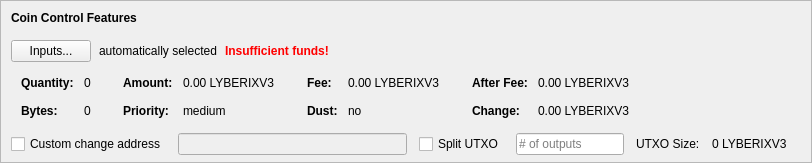
    <widget class="QFrame" name="frameCoinControl">
     <property name="sizePolicy">
      <sizepolicy hsizetype="Expanding" vsizetype="Expanding">
       <horstretch>0</horstretch>
       <verstretch>0</verstretch>
      </sizepolicy>
     </property>
     <property name="maximumSize">
      <size>
       <width>16777215</width>
       <height>16777215</height>
      </size>
     </property>
     <property name="frameShape">
      <enum>QFrame::StyledPanel</enum>
     </property>
     <property name="frameShadow">
      <enum>QFrame::Sunken</enum>
     </property>
     <layout class="QVBoxLayout" name="verticalLayoutCoinControl2">
      <property name="spacing">
       <number>0</number>
      </property>
      <property name="leftMargin">
       <number>0</number>
      </property>
      <property name="topMargin">
       <number>0</number>
      </property>
      <property name="rightMargin">
       <number>0</number>
      </property>
      <property name="bottomMargin">
       <number>6</number>
      </property>
      <item>
       <layout class="QVBoxLayout" name="verticalLayoutCoinControl" stretch="0,0,0,0,1">
        <property name="spacing">
         <number>0</number>
        </property>
        <property name="leftMargin">
         <number>10</number>
        </property>
        <property name="topMargin">
         <number>10</number>
        </property>
        <item>
         <layout class="QHBoxLayout" name="horizontalLayoutCoinControl1">
          <property name="bottomMargin">
           <number>15</number>
          </property>
          <item>
           <widget class="QLabel" name="labelCoinControlFeatures">
            <property name="sizePolicy">
             <sizepolicy hsizetype="Preferred" vsizetype="Maximum">
              <horstretch>0</horstretch>
              <verstretch>0</verstretch>
             </sizepolicy>
            </property>
            <property name="font">
             <font>
              <weight>75</weight>
              <bold>true</bold>
             </font>
            </property>
            <property name="styleSheet">
             <string notr="true">font-weight:bold;</string>
            </property>
            <property name="text">
             <string>Coin Control Features</string>
            </property>
           </widget>
          </item>
         </layout>
        </item>
        <item>
         <layout class="QHBoxLayout" name="horizontalLayoutCoinControl2" stretch="0,0,0,0">
          <property name="spacing">
           <number>8</number>
          </property>
          <property name="bottomMargin">
           <number>10</number>
          </property>
          <item>
           <widget class="QPushButton" name="pushButtonCoinControl">
            <property name="styleSheet">
             <string notr="true"/>
            </property>
            <property name="text">
             <string>Inputs...</string>
            </property>
            <property name="autoDefault">
             <bool>false</bool>
            </property>
           </widget>
          </item>
          <item>
           <widget class="QLabel" name="labelCoinControlAutomaticallySelected">
            <property name="text">
             <string>automatically selected</string>
            </property>
            <property name="margin">
             <number>5</number>
            </property>
           </widget>
          </item>
          <item>
           <widget class="QLabel" name="labelCoinControlInsuffFunds">
            <property name="font">
             <font>
              <weight>75</weight>
              <bold>true</bold>
             </font>
            </property>
            <property name="styleSheet">
             <string notr="true">color:red;font-weight:bold;</string>
            </property>
            <property name="text">
             <string>Insufficient funds!</string>
            </property>
            <property name="margin">
             <number>5</number>
            </property>
           </widget>
          </item>
          <item>
           <spacer name="horizontalSpacerCoinControl">
            <property name="orientation">
             <enum>Qt::Horizontal</enum>
            </property>
            <property name="sizeHint" stdset="0">
             <size>
              <width>40</width>
              <height>1</height>
             </size>
            </property>
           </spacer>
          </item>
         </layout>
        </item>
        <item>
         <widget class="QWidget" name="widgetCoinControl" native="true">
          <property name="sizePolicy">
           <sizepolicy hsizetype="Preferred" vsizetype="Preferred">
            <horstretch>0</horstretch>
            <verstretch>0</verstretch>
           </sizepolicy>
          </property>
          <property name="minimumSize">
           <size>
            <width>0</width>
            <height>0</height>
           </size>
          </property>
          <property name="styleSheet">
           <string notr="true"/>
          </property>
          <layout class="QHBoxLayout" name="horizontalLayoutCoinControl5">
           <property name="leftMargin">
            <number>0</number>
           </property>
           <property name="topMargin">
            <number>0</number>
           </property>
           <property name="rightMargin">
            <number>0</number>
           </property>
           <property name="bottomMargin">
            <number>0</number>
           </property>
           <item>
            <layout class="QHBoxLayout" name="horizontalLayoutCoinControl3" stretch="0,0,0,1">
             <property name="spacing">
              <number>20</number>
             </property>
             <property name="topMargin">
              <number>0</number>
             </property>
             <property name="bottomMargin">
              <number>10</number>
             </property>
             <item>
              <layout class="QFormLayout" name="formLayoutCoinControl1">
               <property name="horizontalSpacing">
                <number>10</number>
               </property>
               <property name="verticalSpacing">
                <number>14</number>
               </property>
               <property name="leftMargin">
                <number>10</number>
               </property>
               <property name="topMargin">
                <number>4</number>
               </property>
               <property name="rightMargin">
                <number>6</number>
               </property>
               <item row="0" column="0">
                <widget class="QLabel" name="labelCoinControlQuantityText">
                 <property name="font">
                  <font>
                   <weight>75</weight>
                   <bold>true</bold>
                  </font>
                 </property>
                 <property name="text">
                  <string>Quantity:</string>
                 </property>
                 <property name="margin">
                  <number>0</number>
                 </property>
                </widget>
               </item>
               <item row="0" column="1">
                <widget class="QLabel" name="labelCoinControlQuantity">
                 <property name="cursor">
                  <cursorShape>IBeamCursor</cursorShape>
                 </property>
                 <property name="contextMenuPolicy">
                  <enum>Qt::ActionsContextMenu</enum>
                 </property>
                 <property name="text">
                  <string notr="true">0</string>
                 </property>
                 <property name="margin">
                  <number>0</number>
                 </property>
                 <property name="textInteractionFlags">
                  <set>Qt::LinksAccessibleByMouse|Qt::TextSelectableByKeyboard|Qt::TextSelectableByMouse</set>
                 </property>
                </widget>
               </item>
               <item row="1" column="0">
                <widget class="QLabel" name="labelCoinControlBytesText">
                 <property name="font">
                  <font>
                   <weight>75</weight>
                   <bold>true</bold>
                  </font>
                 </property>
                 <property name="text">
                  <string>Bytes:</string>
                 </property>
                </widget>
               </item>
               <item row="1" column="1">
                <widget class="QLabel" name="labelCoinControlBytes">
                 <property name="cursor">
                  <cursorShape>IBeamCursor</cursorShape>
                 </property>
                 <property name="contextMenuPolicy">
                  <enum>Qt::ActionsContextMenu</enum>
                 </property>
                 <property name="text">
                  <string notr="true">0</string>
                 </property>
                 <property name="textInteractionFlags">
                  <set>Qt::LinksAccessibleByMouse|Qt::TextSelectableByKeyboard|Qt::TextSelectableByMouse</set>
                 </property>
                </widget>
               </item>
              </layout>
             </item>
             <item>
              <layout class="QFormLayout" name="formLayoutCoinControl2">
               <property name="horizontalSpacing">
                <number>10</number>
               </property>
               <property name="verticalSpacing">
                <number>14</number>
               </property>
               <property name="leftMargin">
                <number>6</number>
               </property>
               <property name="topMargin">
                <number>4</number>
               </property>
               <property name="rightMargin">
                <number>6</number>
               </property>
               <item row="0" column="0">
                <widget class="QLabel" name="labelCoinControlAmountText">
                 <property name="font">
                  <font>
                   <weight>75</weight>
                   <bold>true</bold>
                  </font>
                 </property>
                 <property name="text">
                  <string>Amount:</string>
                 </property>
                 <property name="margin">
                  <number>0</number>
                 </property>
                </widget>
               </item>
               <item row="0" column="1">
                <widget class="QLabel" name="labelCoinControlAmount">
                 <property name="cursor">
                  <cursorShape>IBeamCursor</cursorShape>
                 </property>
                 <property name="contextMenuPolicy">
                  <enum>Qt::ActionsContextMenu</enum>
                 </property>
                 <property name="text">
                  <string notr="true">0.00 LYBERIXV3</string>
                 </property>
                 <property name="textInteractionFlags">
                  <set>Qt::LinksAccessibleByMouse|Qt::TextSelectableByKeyboard|Qt::TextSelectableByMouse</set>
                 </property>
                </widget>
               </item>
               <item row="1" column="0">
                <widget class="QLabel" name="labelCoinControlPriorityText">
                 <property name="font">
                  <font>
                   <weight>75</weight>
                   <bold>true</bold>
                  </font>
                 </property>
                 <property name="text">
                  <string>Priority:</string>
                 </property>
                </widget>
               </item>
               <item row="1" column="1">
                <widget class="QLabel" name="labelCoinControlPriority">
                 <property name="cursor">
                  <cursorShape>IBeamCursor</cursorShape>
                 </property>
                 <property name="contextMenuPolicy">
                  <enum>Qt::ActionsContextMenu</enum>
                 </property>
                 <property name="text">
                  <string>medium</string>
                 </property>
                 <property name="textInteractionFlags">
                  <set>Qt::LinksAccessibleByMouse|Qt::TextSelectableByKeyboard|Qt::TextSelectableByMouse</set>
                 </property>
                </widget>
               </item>
              </layout>
             </item>
             <item>
              <layout class="QFormLayout" name="formLayoutCoinControl3">
               <property name="horizontalSpacing">
                <number>10</number>
               </property>
               <property name="verticalSpacing">
                <number>14</number>
               </property>
               <property name="leftMargin">
                <number>6</number>
               </property>
               <property name="topMargin">
                <number>4</number>
               </property>
               <property name="rightMargin">
                <number>6</number>
               </property>
               <item row="0" column="0">
                <widget class="QLabel" name="labelCoinControlFeeText">
                 <property name="font">
                  <font>
                   <weight>75</weight>
                   <bold>true</bold>
                  </font>
                 </property>
                 <property name="text">
                  <string>Fee:</string>
                 </property>
                 <property name="margin">
                  <number>0</number>
                 </property>
                </widget>
               </item>
               <item row="0" column="1">
                <widget class="QLabel" name="labelCoinControlFee">
                 <property name="cursor">
                  <cursorShape>IBeamCursor</cursorShape>
                 </property>
                 <property name="contextMenuPolicy">
                  <enum>Qt::ActionsContextMenu</enum>
                 </property>
                 <property name="text">
                  <string notr="true">0.00 LYBERIXV3</string>
                 </property>
                 <property name="textInteractionFlags">
                  <set>Qt::LinksAccessibleByMouse|Qt::TextSelectableByKeyboard|Qt::TextSelectableByMouse</set>
                 </property>
                </widget>
               </item>
               <item row="1" column="0">
                <widget class="QLabel" name="labelCoinControlLowOutputText">
                 <property name="font">
                  <font>
                   <weight>75</weight>
                   <bold>true</bold>
                  </font>
                 </property>
                 <property name="text">
                  <string>Dust:</string>
                 </property>
                </widget>
               </item>
               <item row="1" column="1">
                <widget class="QLabel" name="labelCoinControlLowOutput">
                 <property name="cursor">
                  <cursorShape>IBeamCursor</cursorShape>
                 </property>
                 <property name="contextMenuPolicy">
                  <enum>Qt::ActionsContextMenu</enum>
                 </property>
                 <property name="text">
                  <string>no</string>
                 </property>
                 <property name="textInteractionFlags">
                  <set>Qt::LinksAccessibleByMouse|Qt::TextSelectableByKeyboard|Qt::TextSelectableByMouse</set>
                 </property>
                </widget>
               </item>
              </layout>
             </item>
             <item>
              <layout class="QFormLayout" name="formLayoutCoinControl4">
               <property name="horizontalSpacing">
                <number>10</number>
               </property>
               <property name="verticalSpacing">
                <number>14</number>
               </property>
               <property name="leftMargin">
                <number>6</number>
               </property>
               <property name="topMargin">
                <number>4</number>
               </property>
               <property name="rightMargin">
                <number>6</number>
               </property>
               <item row="0" column="0">
                <widget class="QLabel" name="labelCoinControlAfterFeeText">
                 <property name="font">
                  <font>
                   <weight>75</weight>
                   <bold>true</bold>
                  </font>
                 </property>
                 <property name="text">
                  <string>After Fee:</string>
                 </property>
                 <property name="margin">
                  <number>0</number>
                 </property>
                </widget>
               </item>
               <item row="0" column="1">
                <widget class="QLabel" name="labelCoinControlAfterFee">
                 <property name="cursor">
                  <cursorShape>IBeamCursor</cursorShape>
                 </property>
                 <property name="contextMenuPolicy">
                  <enum>Qt::ActionsContextMenu</enum>
                 </property>
                 <property name="text">
                  <string notr="true">0.00 LYBERIXV3</string>
                 </property>
                 <property name="textInteractionFlags">
                  <set>Qt::LinksAccessibleByMouse|Qt::TextSelectableByKeyboard|Qt::TextSelectableByMouse</set>
                 </property>
                </widget>
               </item>
               <item row="1" column="0">
                <widget class="QLabel" name="labelCoinControlChangeText">
                 <property name="font">
                  <font>
                   <weight>75</weight>
                   <bold>true</bold>
                  </font>
                 </property>
                 <property name="text">
                  <string>Change:</string>
                 </property>
                </widget>
               </item>
               <item row="1" column="1">
                <widget class="QLabel" name="labelCoinControlChange">
                 <property name="cursor">
                  <cursorShape>IBeamCursor</cursorShape>
                 </property>
                 <property name="contextMenuPolicy">
                  <enum>Qt::ActionsContextMenu</enum>
                 </property>
                 <property name="text">
                  <string notr="true">0.00 LYBERIXV3</string>
                 </property>
                 <property name="textInteractionFlags">
                  <set>Qt::LinksAccessibleByMouse|Qt::TextSelectableByKeyboard|Qt::TextSelectableByMouse</set>
                 </property>
                </widget>
               </item>
              </layout>
             </item>
            </layout>
           </item>
          </layout>
         </widget>
        </item>
        <item>
         <layout class="QHBoxLayout" name="horizontalLayoutCoinControl4" stretch="0,0,0,0,0,0,0">
          <property name="spacing">
           <number>12</number>
          </property>
          <property name="sizeConstraint">
           <enum>QLayout::SetDefaultConstraint</enum>
          </property>
          <property name="topMargin">
           <number>5</number>
          </property>
          <property name="rightMargin">
           <number>5</number>
          </property>
          <item>
           <widget class="QCheckBox" name="checkBoxCoinControlChange">
            <property name="toolTip">
             <string>If this is activated, but the change address is empty or invalid, change will be sent to a newly generated address.</string>
            </property>
            <property name="text">
             <string>Custom change address</string>
            </property>
           </widget>
          </item>
          <item>
           <widget class="QValidatedLineEdit" name="lineEditCoinControlChange">
            <property name="enabled">
             <bool>false</bool>
            </property>
            <property name="sizePolicy">
             <sizepolicy hsizetype="Expanding" vsizetype="Fixed">
              <horstretch>0</horstretch>
              <verstretch>0</verstretch>
             </sizepolicy>
            </property>
           </widget>
          </item>
          <item>
           <widget class="QCheckBox" name="splitBlockCheckBox">
            <property name="text">
             <string>Split UTXO</string>
            </property>
           </widget>
          </item>
          <item>
           <widget class="QLineEdit" name="splitBlockLineEdit">
            <property name="sizePolicy">
             <sizepolicy hsizetype="Fixed" vsizetype="Fixed">
              <horstretch>50</horstretch>
              <verstretch>0</verstretch>
             </sizepolicy>
            </property>
            <property name="placeholderText">
             <string># of outputs</string>
            </property>
           </widget>
          </item>
          <item>
           <widget class="QLabel" name="labelBlockSizeText">
            <property name="text">
             <string>UTXO Size:</string>
            </property>
           </widget>
          </item>
          <item>
           <widget class="QLabel" name="labelBlockSize">
            <property name="text">
             <string>0 LYBERIXV3</string>
            </property>
           </widget>
          </item>
          <item>
           <widget class="QLabel" name="labelCoinControlChangeLabel">
            <property name="sizePolicy">
             <sizepolicy hsizetype="Preferred" vsizetype="Expanding">
              <horstretch>0</horstretch>
              <verstretch>0</verstretch>
             </sizepolicy>
            </property>
            <property name="minimumSize">
             <size>
              <width>0</width>
              <height>0</height>
             </size>
            </property>
            <property name="text">
             <string/>
            </property>
            <property name="margin">
             <number>3</number>
            </property>
           </widget>
          </item>
         </layout>
        </item>
        <item>
         <spacer name="verticalSpacerCoinControl">
          <property name="orientation">
           <enum>Qt::Vertical</enum>
          </property>
          <property name="sizeHint" stdset="0">
           <size>
            <width>800</width>
            <height>1</height>
           </size>
          </property>
         </spacer>
        </item>
       </layout>
      </item>
     </layout>
    </widget>
